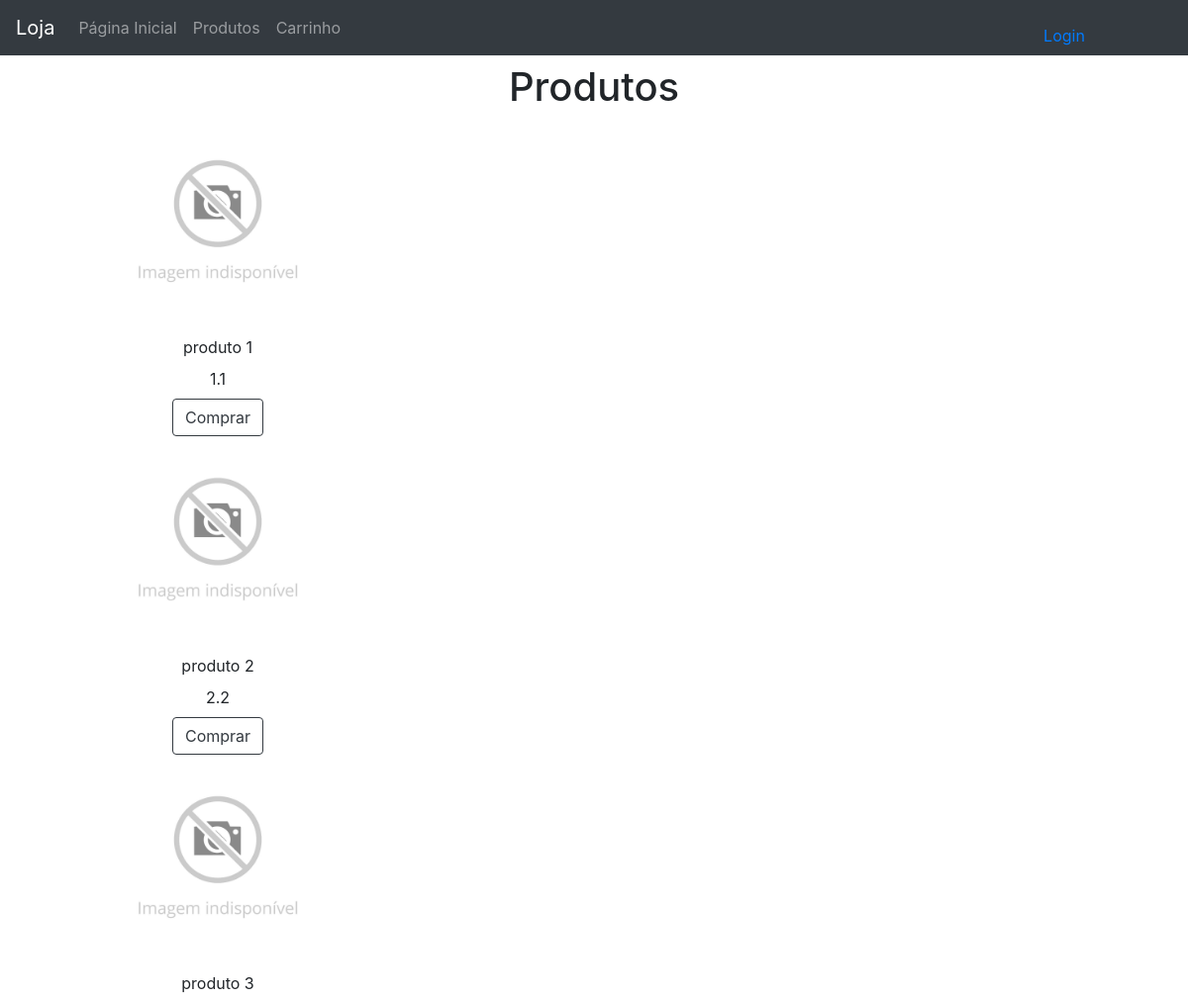
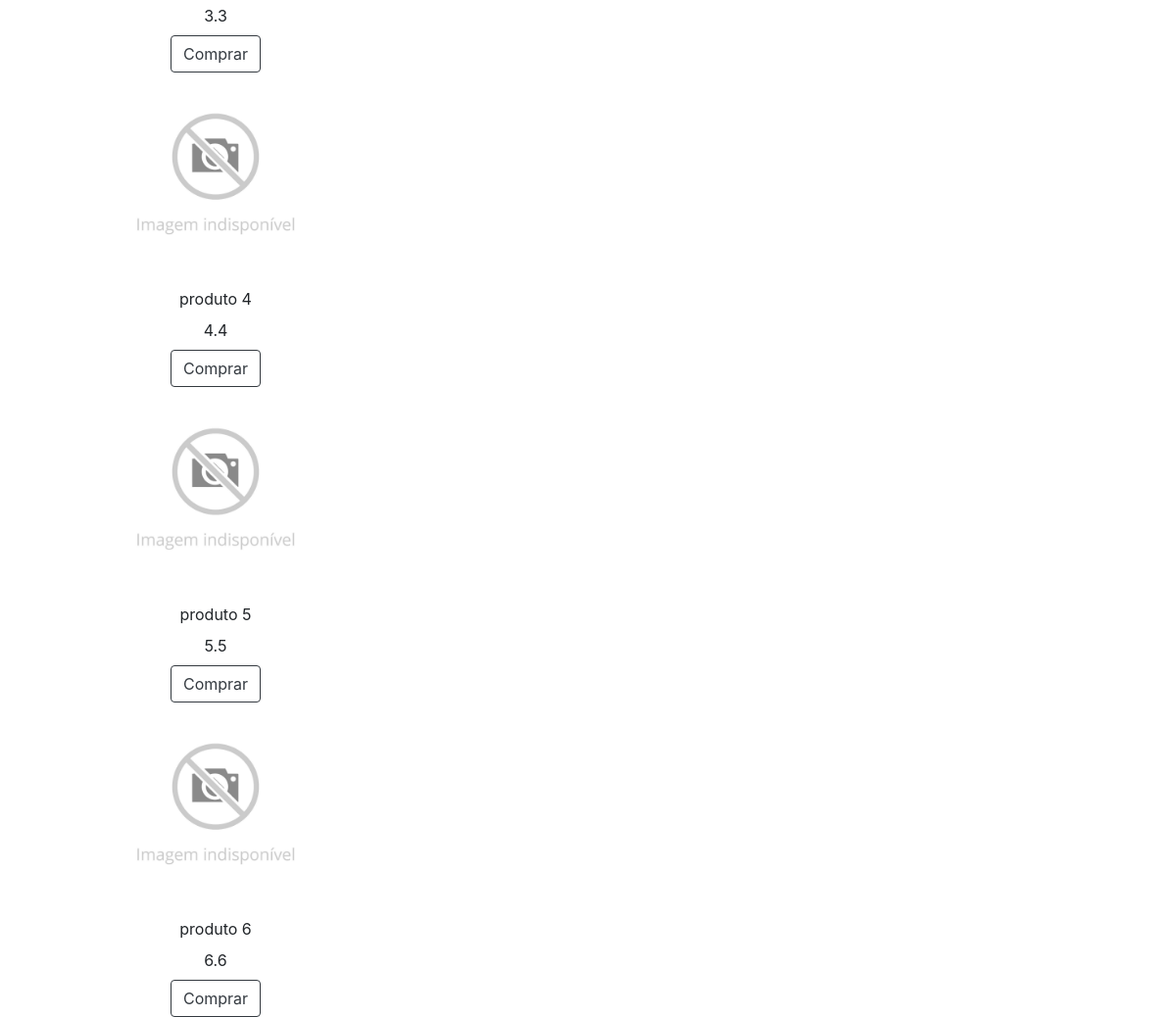
/produtos.php, run on the app's committed database (2 pictures, top to bottom).
### tables this page shows
CREATE TABLE IF NOT EXISTS produtos(
	id_produto INT AUTO_INCREMENT PRIMARY KEY,
    descricao VARCHAR(40) NOT NULL,
	imagem VARCHAR(40) NOT NULL,
    quantidade INT NOT NULL,
	preco FLOAT NOT NULL
);

### produtos.php (the view, shortened to what this page needs)
<!DOCTYPE html>
<html lang="pt-br">
	<head>
		<link rel="stylesheet" href="https://stackpath.bootstrapcdn.com/bootstrap/4.1.3/css/bootstrap.min.css">
		<link rel="stylesheet" href="https://use.fontawesome.com/releases/v5.4.1/css/all.css">
	</head>
	<body>
		<nav class="navbar navbar-expand-sm bg-dark navbar-dark">
			<a class="navbar-brand" href="inicio.php">Loja</a>
			<div class="collapse navbar-collapse" id="collapsibleNavbar">
				<ul class="navbar-nav">
					<li class="nav-item">
						<a class="nav-link" href="inicio.php">Página Inicial</a>
					</li>
					<li class="nav-item">
						<a class="nav-link" href="produtos.php">Produtos</a>
					</li>
					<li class="nav-item">
						<a class="nav-link" href="#">Carrinho</a>
					</li>
				</ul>
			</div>
			<div class="collapse navbar-collapse" id="collapsibleNavbar" style="float: right">
				<ul class="navbar-nav">
					<li class="nav-item">
						<a class="nav-link" href="login.html">
							<?php
								if (isset($_SESSION["usuario"]) AND
									empty($_SESSION["usuario"]) OR
										!isset($_SESSION["usuario"])){
									echo "<a href='login.html'>Login</a>";
								}else{
									$u = $_SESSION["usuario"];
									echo "<a href='logout.php'>Olá, {$u}</a>";
								}
							?>
						</a>
					</li>
				</ul>
			</div>
		</nav>
		<div class="container" style="height: 45%;">
			<div class="row">
				<div class="col-md-12"><h1></h1></div>
			</div>
		</div>
		<div class="container" style="height: 45%;">
			<div class="row">
				<div class="col-md-12 text-center"><h1>Produtos</h1></div>
			</div>
		</div>
		<div class="container" style="height: 45%;">
		<?php
			require "conexao.php";
			$sql = "SELECT * FROM produtos;";
			$resultado = $conexao->query($sql);
			while($campo = $resultado->fetch_assoc()){
				$descricao = $campo["descricao"];
				$imagem = $campo["imagem"];
				$preco = $campo["preco"];
				echo '
			<div class="row">
				<div class="col-md-4">
					<div class="box">
						<center>
							<form action="#">
								<figure class="col-8">
									<img src="'.$imagem.'" class="img-fluid"/>
								</figure>
								<div>
									<label class="tituloBox">
										'.$descricao.'
									</label>
								</div>
								<div>
									<label class="precoBox">
										'.$preco.'
									</label>
								</div>
								<div>
									<button class="btn btn-outline-dark" type="submit">Comprar</button>
								</div>
							</form>
						</center>
					</div>
				</div>
			</div>
			';
			}
		?>
        </div>
	</body>
</html>

### data on the page
produtos: imagem (picture), descricao "produto 1", preco "1.1"
produtos: imagem (picture), descricao "produto 2", preco "2.2"
produtos: imagem (picture), descricao "produto 3", preco "3.3"
produtos: imagem (picture), descricao "produto 4", preco "4.4"
produtos: imagem (picture), descricao "produto 5", preco "5.5"
produtos: imagem (picture), descricao "produto 6", preco "6.6"
